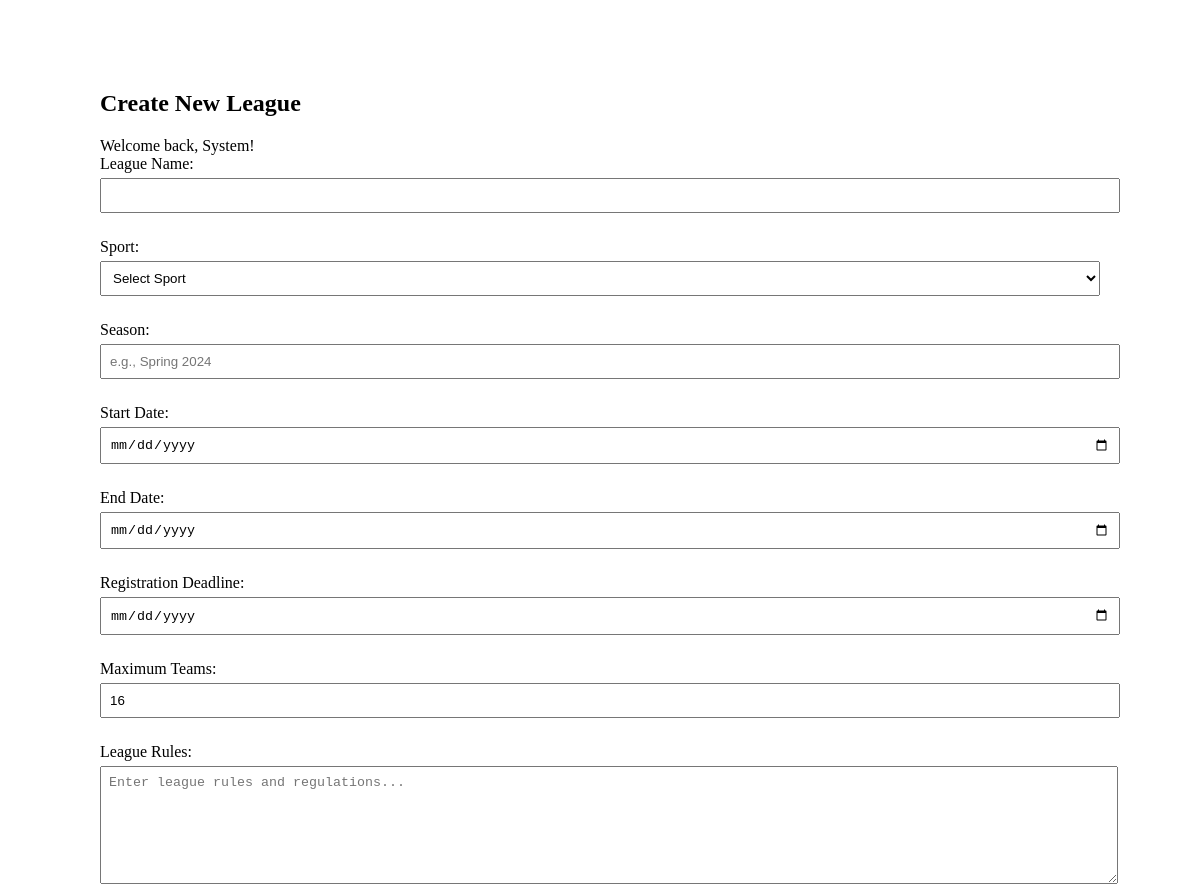
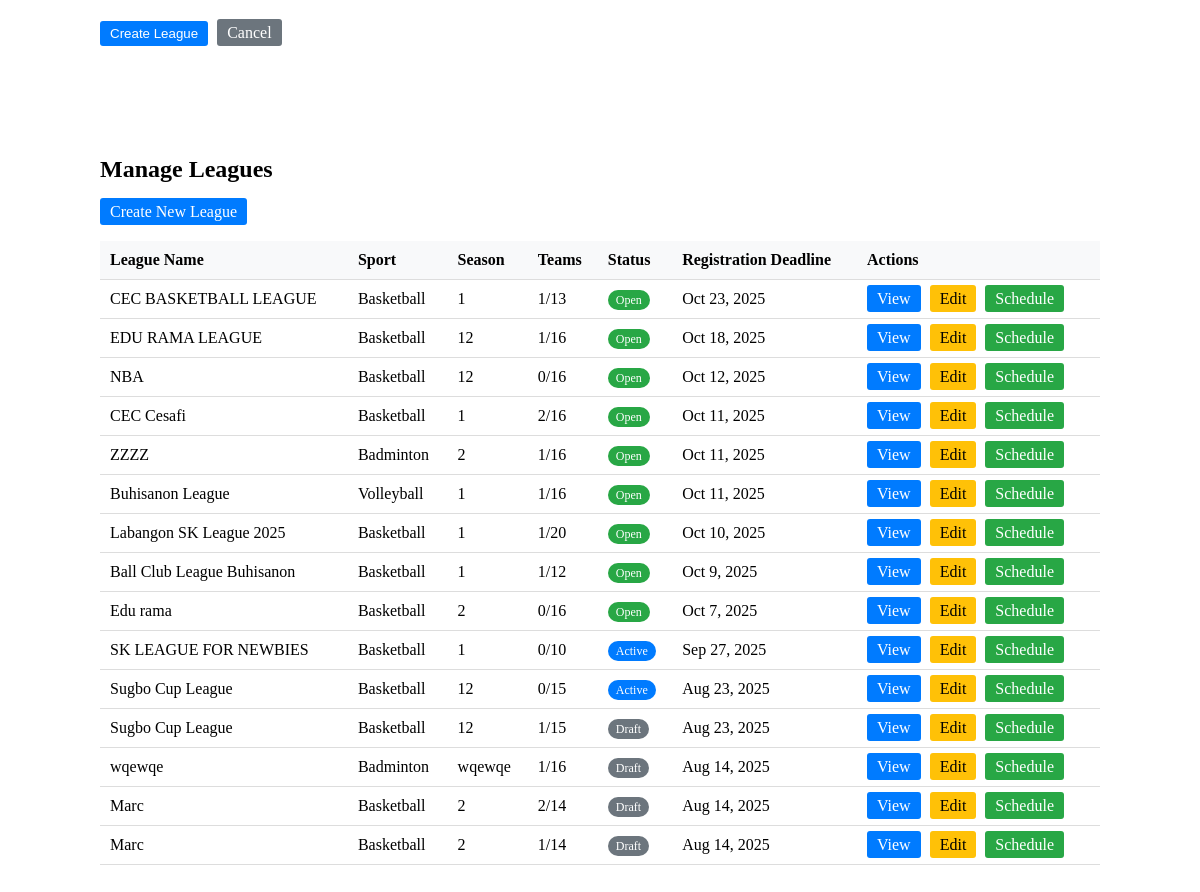
Screenshot of /league/create_league.php (signed in) with the database file from the repository (2 pictures, top to bottom).
### tables this page shows
CREATE TABLE `leagues` (
  `id` int(11) NOT NULL,
  `name` varchar(100) NOT NULL,
  `sport_id` int(11) NOT NULL,
  `season` varchar(20) NOT NULL,
  `start_date` date NOT NULL,
  `end_date` date NOT NULL,
  `registration_deadline` date NOT NULL,
  `max_teams` int(11) DEFAULT 16,
  `rules` text DEFAULT NULL,
  `status` enum('draft','open','closed','active','completed') DEFAULT 'draft',
  `approval_required` tinyint(1) DEFAULT 0,
  `created_by` int(11) NOT NULL,
  `created_at` timestamp NOT NULL DEFAULT current_timestamp()
);

CREATE TABLE `sports` (
  `id` int(11) NOT NULL,
  `name` varchar(50) NOT NULL,
  `description` text DEFAULT NULL,
  `max_players_per_team` int(11) DEFAULT 11,
  `created_at` timestamp NOT NULL DEFAULT current_timestamp()
);

### league/create_league.php (the view, shortened to what this page needs)
<?php
require_once '../config/database.php';
?>
<!DOCTYPE html>
<html>
<head>
</head>
<body>
    <div class="container">
        <h2>Create New League</h2>
        <form method="POST">
            <div class="form-group">
                <label>League Name:</label>
                <input type="text" name="name" required>
            </div>
            <div class="form-group">
                <label>Sport:</label>
                <select name="sport_id" required>
                    <option value="">Select Sport</option>
                </select>
            </div>
            <div class="form-group">
                <label>Season:</label>
                <input type="text" name="season" placeholder="e.g., Spring 2024" required>
            </div>
            <div class="form-group">
                <label>Start Date:</label>
                <input type="date" name="start_date" required>
            </div>
            <div class="form-group">
                <label>End Date:</label>
                <input type="date" name="end_date" required>
            </div>
            <div class="form-group">
                <label>Registration Deadline:</label>
                <input type="date" name="registration_deadline" required>
            </div>
            <div class="form-group">
                <label>Maximum Teams:</label>
                <input type="number" name="max_teams" value="16" min="2" max="32">
            </div>
            <div class="form-group">
                <label>League Rules:</label>
                <textarea name="rules" placeholder="Enter league rules and regulations..."></textarea>
            </div>
            <button type="submit" class="btn">Create League</button>
            <a href="../admin/manage_leagues.php" class="btn" style="background: #6c757d; text-decoration: none;">Cancel</a>
        </form>
    </div>
</body>
</html>
<?php
if (!isset($_POST['name'])) {
    require_once '../config/database.php';
    $database = new Database();
    $db = $database->connect();
    $query = "SELECT l.*, s.name as sport_name,
                      (SELECT COUNT(*) FROM teams WHERE league_id = l.id) as team_count
              FROM leagues l
              JOIN sports s ON l.sport_id = s.id
              ORDER BY l.created_at DESC";
    $stmt = $db->prepare($query);
    $stmt->execute();
    $leagues = $stmt->fetchAll(PDO::FETCH_ASSOC);
?>
<!DOCTYPE html>
<html>
<head>
</head>
<body>
    <div class="container">
        <h2>Manage Leagues</h2>
        <a href="create_league.php" class="btn">Create New League</a>
        <table>
            <thead>
                <tr>
                    <th>League Name</th>
                    <th>Sport</th>
                    <th>Season</th>
                    <th>Teams</th>
                    <th>Status</th>
                    <th>Registration Deadline</th>
                    <th>Actions</th>
                </tr>
            </thead>
            <tbody>
                <?php foreach ($leagues as $league): ?>
                <tr>
                    <td><?php echo htmlspecialchars($league['name']); ?></td>
                    <td><?php echo htmlspecialchars($league['sport_name']); ?></td>
                    <td><?php echo htmlspecialchars($league['season']); ?></td>
                    <td><?php echo $league['team_count']; ?>/<?php echo $league['max_teams']; ?></td>
                    <td><span class="status status-<?php echo $league['status']; ?>"><?php echo ucfirst($league['status']); ?></span></td>
                    <td><?php echo date('M j, Y', strtotime($league['registration_deadline'])); ?></td>
                    <td>
                        <a href="view_league.php?id=<?php echo $league['id']; ?>" class="btn">View</a>
                        <a href="edit_league.php?id=<?php echo $league['id']; ?>" class="btn btn-warning">Edit</a>
                        <a href="schedule_matches.php?league_id=<?php echo $league['id']; ?>" class="btn btn-success">Schedule</a>
                    </td>
                </tr>
                <?php endforeach; ?>
            </tbody>
        </table>
    </div>
</body>
</html>
<?php
}
?>

### league/create_league.php (style rules this page uses)
.container { max-width: 600px; margin: 50px auto; padding: 20px; }
.form-group { margin-bottom: 15px; }
label { display: block; margin-bottom: 5px; }
input, select, textarea { width: 100%; padding: 8px; margin-bottom: 10px; }
textarea { height: 100px; }
.btn { background: #007bff; color: white; padding: 10px 20px; border: none; cursor: pointer; }
.container { max-width: 1000px; margin: 50px auto; padding: 20px; }
table { width: 100%; border-collapse: collapse; margin-top: 20px; }
th, td { padding: 10px; text-align: left; border-bottom: 1px solid #ddd; }
th { background-color: #f8f9fa; }
.btn { background: #007bff; color: white; padding: 5px 10px; text-decoration: none; border-radius: 3px; margin-right: 5px; }
.btn-success { background: #28a745; }
.btn-warning { background: #ffc107; color: black; }
.status { padding: 3px 8px; border-radius: 12px; color: white; font-size: 12px; }
.status-draft { background: #6c757d; }
.status-open { background: #28a745; }
.status-active { background: #007bff; }

### rows the page displays
leagues: name "CEC BASKETBALL LEAGUE", sport.name "Basketball", season "1", team_count "1", max_teams "13", status "Open", registration_deadline "Oct 23, 2025"
leagues: name "EDU RAMA LEAGUE", sport.name "Basketball", season "12", team_count "1", max_teams "16", status "Open", registration_deadline "Oct 18, 2025"
leagues: name "NBA", sport.name "Basketball", season "12", team_count "0", max_teams "16", status "Open", registration_deadline "Oct 12, 2025"
leagues: name "CEC Cesafi", sport.name "Basketball", season "1", team_count "2", max_teams "16", status "Open", registration_deadline "Oct 11, 2025"
leagues: name "ZZZZ", sport.name "Badminton", season "2", team_count "1", max_teams "16", status "Open", registration_deadline "Oct 11, 2025"
leagues: name "Buhisanon League", sport.name "Volleyball", season "1", team_count "1", max_teams "16", status "Open", registration_deadline "Oct 11, 2025"
leagues: name "Labangon SK League 2025", sport.name "Basketball", season "1", team_count "1", max_teams "20", status "Open", registration_deadline "Oct 10, 2025"
leagues: name "Ball Club League Buhisanon", sport.name "Basketball", season "1", team_count "1", max_teams "12", status "Open", registration_deadline "Oct 9, 2025"
leagues: name "Edu rama", sport.name "Basketball", season "2", team_count "0", max_teams "16", status "Open", registration_deadline "Oct 7, 2025"
leagues: name "SK LEAGUE FOR NEWBIES", sport.name "Basketball", season "1", team_count "0", max_teams "10", status "Active", registration_deadline "Sep 27, 2025"
leagues: name "Sugbo Cup League", sport.name "Basketball", season "12", team_count "0", max_teams "15", status "Active", registration_deadline "Aug 23, 2025"
leagues: name "Sugbo Cup League", sport.name "Basketball", season "12", team_count "1", max_teams "15", status "Draft", registration_deadline "Aug 23, 2025"
leagues: name "wqewqe", sport.name "Badminton", season "wqewqe", team_count "1", max_teams "16", status "Draft", registration_deadline "Aug 14, 2025"
leagues: name "Marc", sport.name "Basketball", season "2", team_count "2", max_teams "14", status "Draft", registration_deadline "Aug 14, 2025"
leagues: name "Marc", sport.name "Basketball", season "2", team_count "1", max_teams "14", status "Draft", registration_deadline "Aug 14, 2025"

### other values shown
$message "Welcome back, System!"
